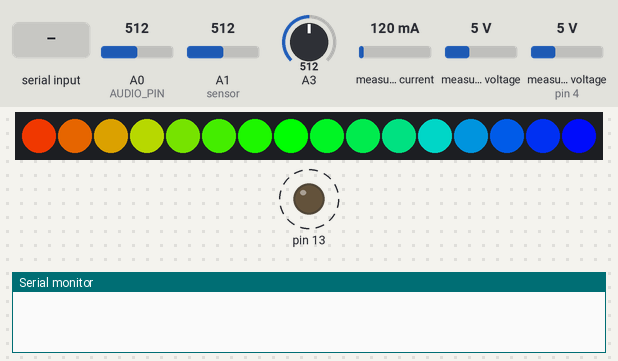
This sketch was run on a simulated Arduino Uno, built with avr-gcc and run on an emulated ATmega328P. Shown: 16 RGB LEDs in strip order, left to right, output pins drawn as LEDs (lit = HIGH), the last lines printed to the serial monitor. Dashed ring = blinking. Inputs (shaded band) come from the test bench; at power-on: A0 (AUDIO_PIN) = 512, A1 (sensor) = 512, A3 = 512, measured current 120 mA, measured voltage 5 V, measured voltage (sensor on pin 4) 5 V.

Above: at 0.99 s.
1.8 s: "#tail\n" received over Serial
At 2.06 s:
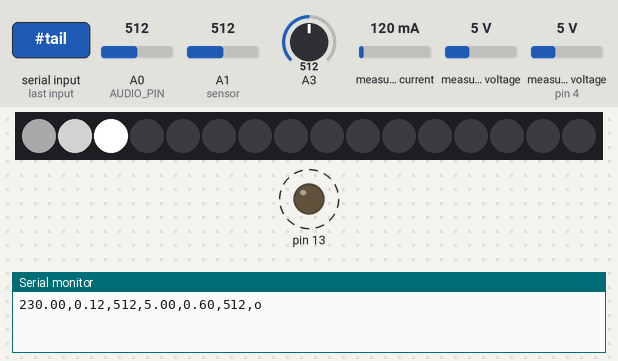
3.5 s: "#idle\n" received over Serial
At 4.16 s:
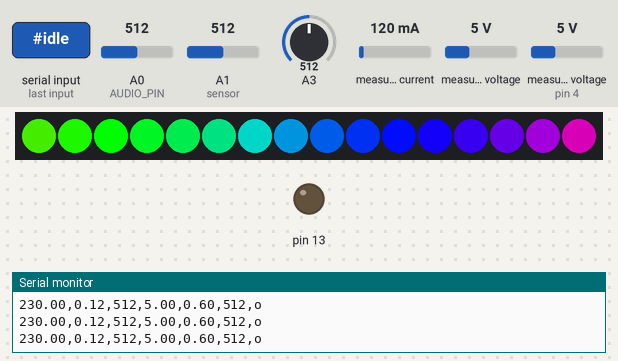
5.2 s: "#off\n" received over Serial
At 6.0 s:
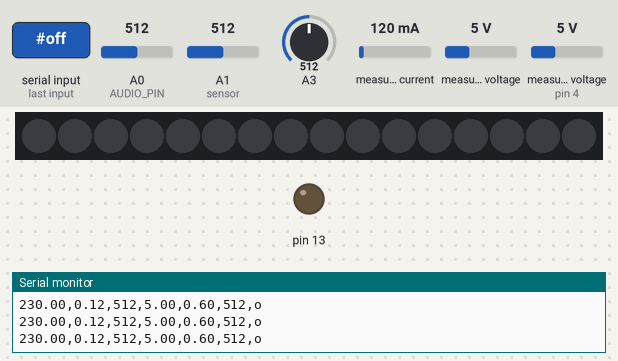
9.4 s: "#vu\n" received over Serial
At 10.24 s:
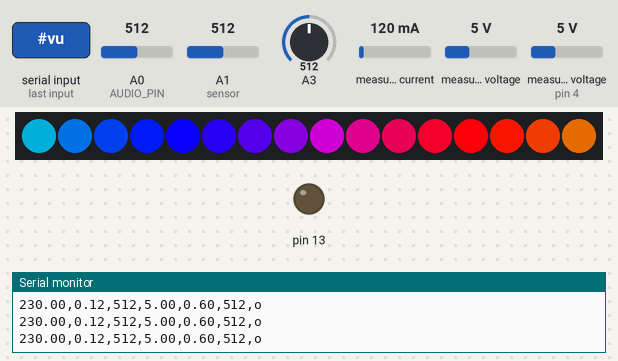
Timing chart, 0 to 21.1 s (numbered marks = the images above; inputs shaded):
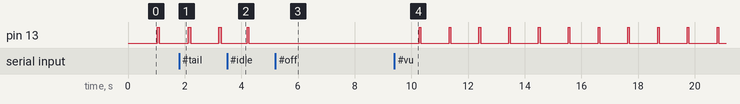

The sketch:

SM_PROMINI_copy.ino
```cpp
/////////////////////////////////////////////
// ------------ A0 - Audio in
// ------------ A1 - Rain sensor
// ------------ A2 - ZMPT 230v volt sensor
// ------------ A3 - micro Control Volt
// ------------ A4 - SDA
// ------------ A5 - SCL

#include <Adafruit_NeoPixel.h>
#include <ZMPT101B.h>
#include <INA226.h>
#include <IRremote.h>

INA226 INA(0x44);

#define LED_PIN 10         // WS2812B Data Pin
#define NUM_LEDS 16        // Total LEDs
#define AUDIO_PIN A0       // Analog input for audio
#define IDLE_THRESHOLD 43  // Adjust this value for switching between effects
#define SENSITIVITY 450.0f

ZMPT101B voltageSensor(A2, 50.0);

Adafruit_NeoPixel strip(NUM_LEDS, LED_PIN, NEO_GRB + NEO_KHZ800);

#define OFFSET 2.5  // Midpoint voltage (2.5V for 5V supply)

int RECV_PIN = 9;         // IR receiver connected to D9
IRrecv irrecv(RECV_PIN);  // Create IR receiver object
String irCode = "o";
bool flag = true;
int irCount = 0;

unsigned long lastSensorRead = 0;  // Stores the last time the sensor was read
const int sensorInterval = 1000;   // Read sensor every 100ms
float voltage = 0;

int count = 0;
int peak = 0;        // Peak hold effect
int hueShift = 0;    // Variable for rainbow effect
int tailPos = 0;     // Position of the tail
int tailLength = 5;  // Length of fading tail

boolean effect1 = true;
boolean effect2 = false;
boolean effect3 = false;
boolean effect4 = false;


void setup() {
  strip.begin();
  Serial.begin(9600);
  Wire.begin();
  pinMode(13, OUTPUT);
  voltageSensor.setSensitivity(SENSITIVITY);

  if (!INA.begin()) {
    Serial.println("INA226 not connected!");
    digitalWrite(13, HIGH);
    while (1)
      ;
  }

  INA.setMaxCurrentShunt(6.0, 0.0025);  // 5A max, 0.1 ohm shunt
  irrecv.enableIRIn();
  //pinMode(RECV_PIN, INPUT);
  //strip.setBrightness(150); // 0 to 255
  strip.show();  // Clear LEDs
  digitalWrite(13, LOW);
  delay(500);
}

void loop() {

  if (millis() - lastSensorRead >= sensorInterval) {
    lastSensorRead = millis();

    voltage = voltageSensor.getRmsVoltage();

    float voltageBAT = INA.getBusVoltage();  // Volts
    float current = INA.getCurrent();        // Amps
    float power = INA.getPower();            // W

    if (!flag) {
      if (irrecv.decode()) {
        if (irCount < 4){
          irCount++;
        }
        irrecv.resume();
      }

      else {
        irCount = 0;
      }
    }

    if(irCount >= 3){
      irCode = "i";
    }
    else{
      irCode = "o";
    }


    Serial.print(voltage);  // AC 230v
    Serial.print(",");
    Serial.print(current);  // BAT A
    Serial.print(",");
    Serial.print(analogRead(A3));  // Micro Control volt
    Serial.print(",");
    Serial.print(voltageBAT);  // main bat
    Serial.print(",");
    Serial.print(power);  // main bat power (W)
    Serial.print(",");
    Serial.print(analogRead(A1));  // Rain sensor
    Serial.print(",");
    Serial.println(irCode);  // ir sensor
    digitalWrite(13, HIGH);
    delay(5);
    flag = false;
  }


  if (Serial.available()) {
    String data = Serial.readStringUntil('\n');
    data.trim();
    if (data == "#idle") {
      effect1 = true;
      effect2 = false;
      effect3 = false;
    }
    if (data == "#tail") {
      effect1 = false;
      effect3 = false;
      effect2 = true;
    }
    if (data == "#vu") {
      effect1 = false;
      effect2 = false;
      effect3 = true;
    }
    if (data == "#off") {
      effect1 = false;
      effect2 = false;
      effect3 = false;
      strip.clear();
      strip.show();
    }
  }

  if (effect1) {
    idleEffect();
  }

  else if (effect2) {
    tail();
  }

  if (effect3) {
    vumeterCall();
  }


  //dynamicFlowEffect()
  //vumeterCall();
  //idleEffect();
  //tail();
  digitalWrite(13, LOW);
  delay(5);

}  //====================================================================================================================== loop end ==================================================


void vumeterCall() {
  int audioValue = analogRead(AUDIO_PIN);  // Read audio signal
  int level = abs(audioValue - 512);       // Remove DC bias (center 2.5V)

  if (level > IDLE_THRESHOLD) {
    count = min(count + 3, 60);
  } else {
    count = max(count - 1, 0);
  }

  if (count > 10) {
    updateVUMeter(level);  // Pass the current level directly
  } else {
    idleEffect();
  }
}

void updateVUMeter(int level) {
  int ledCount = map(level, 0, 150, 0, NUM_LEDS);
  if (ledCount > peak) peak = ledCount;

  for (int i = 0; i < NUM_LEDS; i++) {
    int hue = (hueShift + (i * 20)) % 255;

    if (i < ledCount) {
      strip.setPixelColor(i, Wheel(hue));  // Active LEDs
    } else if (i == peak) {
      strip.setPixelColor(i, Wheel(hue + 128));  // Peak indicator
    } else {
      strip.setPixelColor(i, strip.Color(0, 0, 0));  // Turn off inactive LEDs
    }
  }

  strip.show();

  if (peak > 0) peak--;  // Reduce peak slowly for a smooth effect

  hueShift = (hueShift + 3) % 255;  // Smooth color transition

  // ⚡ Removed delay(10) to improve response time ⚡
}


// 🌊 Smooth Flowing Gradient Idle Effect
void dynamicFlowEffect() {
  static float offset = 0.0;  // Controls the color shifting movement

  for (int i = 0; i < NUM_LEDS; i++) {
    // Create a smooth wave effect using sine function
    float wave = (sin((i * 0.3) + offset) + 1.0) / 2.0;  // Normalize from -1 to 1 → 0 to 1

    // Generate dynamic colors with smooth transitions
    int red = int(150 + (105 * wave));   // Ranges between 150-255
    int green = int(100 + (80 * wave));  // Softer greens for warmth
    int blue = int(50 + (50 * wave));    // Gentle blues (not overpowering)

    strip.setPixelColor(i, strip.Color(red, green, blue));  // Apply color to LED
  }

  strip.show();

  offset += 0.15;                     // Controls the speed of the wave movement (higher = faster)
  if (offset > PI * 2) offset = 0.0;  // Reset offset to keep wave looping smoothly

  delay(30);  // Adjusts speed (lower = faster, higher = slower)
}


// 🌈 Function for smooth rainbow effect (Idle Mode)
void idleEffect() {
  for (int i = 0; i < NUM_LEDS; i++) {
    int hue = (hueShift + (i * 10)) % 255;  // Different hues for each LED
    strip.setPixelColor(i, Wheel(hue));     // Set color
  }

  strip.show();

  hueShift += 2;  // Slow smooth transition
  if (hueShift >= 255) hueShift = 0;

  delay(50);  // Adjust speed of color change
}


// 🌠 Ultra-Smooth White Tail Effect (Soft Fade In & Out)
void tail() {
  static bool waiting = false;
  static unsigned long lastTailTime = 0;

  if (tailPos >= NUM_LEDS + tailLength) {  // Ensure full fade-out before resetting
    if (!waiting) {
      waiting = true;
      lastTailTime = millis();  // Store the time when the tail finished
    }

    // Wait for 1 seconds before starting a new tail
    if (millis() - lastTailTime < 1000) {
      return;  // Do nothing, just wait
    }

    // Reset tail position after the delay
    tailPos = 0;
    waiting = false;
  }

  strip.clear();  // Clear LEDs before drawing the tail

  for (int i = 0; i < tailLength; i++) {
    int pos = tailPos - i;  // Trail follows behind the head

    if (pos >= 0 && pos < NUM_LEDS) {                        // Only draw within valid range
      float fadeFactor = float(i) / float(tailLength - 1);   // Smooth factor from 0 to 1
      int brightness = int(255 * pow(1 - fadeFactor, 2.5));  // Smoother exponential fade

      strip.setPixelColor(pos, strip.Color(brightness, brightness, brightness));  // White fading tail
    }
  }

  strip.show();

  delay(80);  // Adjust speed of movement

  tailPos++;  // Move the tail forward
}


// 🎨 Function to generate rainbow colors
uint32_t Wheel(byte WheelPos) {
  WheelPos = 255 - WheelPos;
  if (WheelPos < 85) {
    return strip.Color(255 - WheelPos * 3, 0, WheelPos * 3);
  } else if (WheelPos < 170) {
    WheelPos -= 85;
    return strip.Color(0, WheelPos * 3, 255 - WheelPos * 3);
  } else {
    WheelPos -= 170;
    return strip.Color(WheelPos * 3, 255 - WheelPos * 3, 0);
  }
}
```

Measured:
- after the input at 1.8 s, the LEDs: first change at once (image 1 shows a later state)
- after the input at 3.5 s, pin 13: LOW → HIGH after 0.71 s, → LOW 0.06 s later; the LEDs: first change after 0.06 s (image 2 shows a later state)
- after the input at 5.2 s, pin 13: stops changing and stays LOW; the LEDs: change after 0.06 s (image 3)
- after the input at 9.4 s, pin 13: alternates HIGH for 0.06 s and LOW for 0.99 s, starting after 0.88 s; the LEDs: first change at once (image 4 shows a later state)
- by itself, pin 13: alternates HIGH for 0.09 s and LOW for 1.0 s
